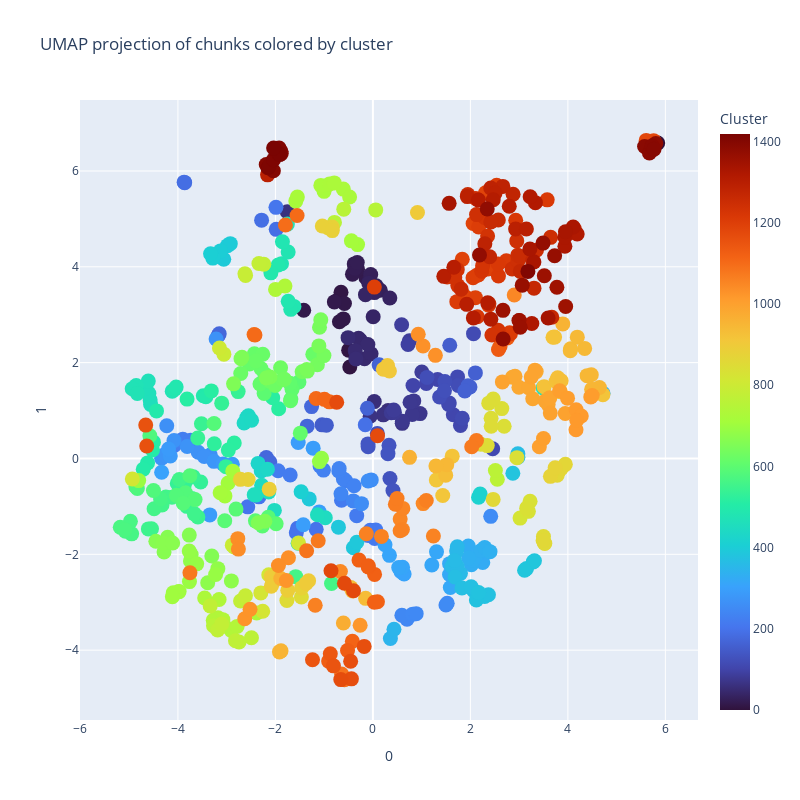

Notebook code for this chart:
### Code cell
fig = px.scatter(
    umap_projection.iloc[exemplars_pca_projection.index].reset_index(),
    x=0,
    y=1,
    color=exemplars_pca_projection.index,
    color_continuous_scale="Turbo",
    labels={'color': 'Cluster'},
    title='UMAP projection of chunks colored by cluster',
    hover_data={"index"}
).update_traces(marker=dict( size=15)).update_layout(
    width=800,
    height=800
)
fig.show()

### Figure 1 — Plotly figure (JSON) as saved in the notebook; plotly's stock layout.template omitted (floating-point values rounded to 4 significant figures; data arrays with more than 128 entries replaced by an {"elided": "..."} marker saying what was removed)
{"data": [{"customdata": {"elided": "700x1 int values"}, "hovertemplate": "0=%{x}<br>1=%{y}<br>index=%{customdata[0]}<br>Cluster=%{marker.color}<extra></extra>", "legendgroup": "", "marker": {"color": {"elided": "700 int values"}, "coloraxis": "coloraxis", "size": 15, "symbol": "circle"}, "mode": "markers", "name": "", "orientation": "v", "showlegend": false, "type": "scatter", "x": {"elided": "700 float values"}, "xaxis": "x", "y": {"elided": "700 float values"}, "yaxis": "y"}], "layout": {"coloraxis": {"colorbar": {"title": {"text": "Cluster"}}, "colorscale": [[0, "#30123b"], [0.07143, "#4145ab"], [0.1429, "#4675ed"], [0.2143, "#39a2fc"], [0.2857, "#1bcfd4"], [0.3571, "#24eca6"], [0.4286, "#61fc6c"], [0.5, "#a4fc3b"], [0.5714, "#d1e834"], [0.6429, "#f3c63a"], [0.7143, "#fe9b2d"], [0.7857, "#f36315"], [0.8571, "#d93806"], [0.9286, "#b11901"], [1, "#7a0402"]]}, "height": 800, "legend": {"tracegroupgap": 0}, "title": {"text": "UMAP projection of chunks colored by cluster"}, "width": 800, "xaxis": {"anchor": "y", "domain": [0, 1], "title": {"text": "0"}}, "yaxis": {"anchor": "x", "domain": [0, 1], "title": {"text": "1"}}}}
